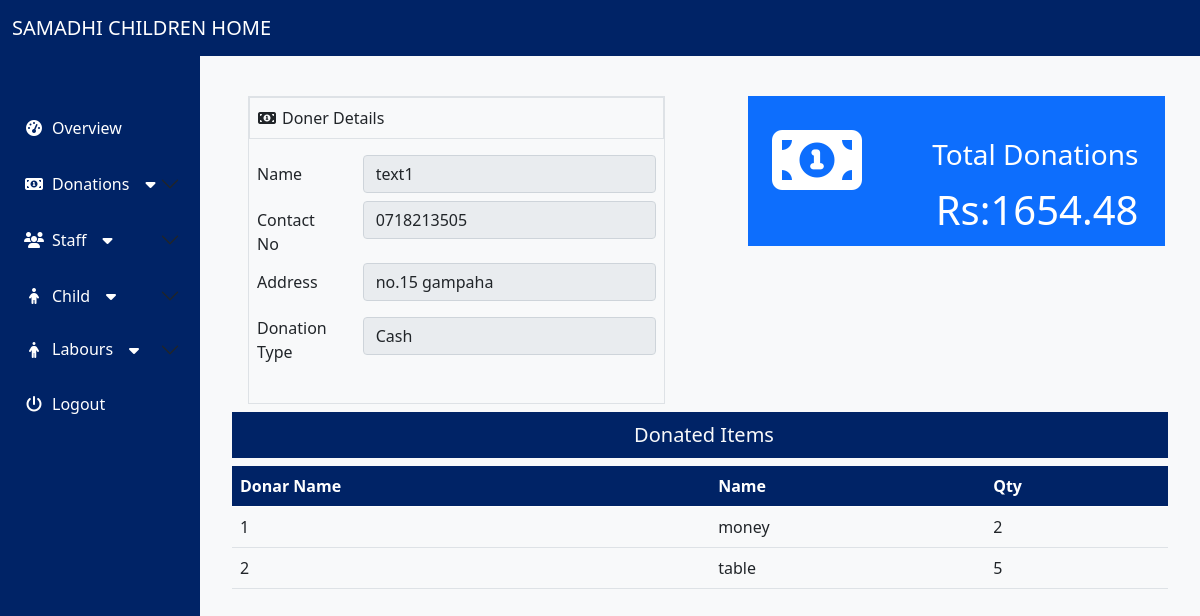
/main.php?view_donar=2, run on the app's committed database.
### tables this page shows
CREATE TABLE `donars` (
  `donar_id` int(11) NOT NULL,
  `donarName` varchar(50) NOT NULL,
  `contactNo` varchar(50) NOT NULL,
  `Address` varchar(50) NOT NULL,
  `donationType` varchar(50) NOT NULL,
  `amount` int(11) DEFAULT NULL,
  `date` datetime NOT NULL
);

CREATE TABLE `donations` (
  `id` int(11) NOT NULL,
  `name` varchar(50) NOT NULL,
  `qty` int(11) NOT NULL,
  `amount` double NOT NULL,
  `donar_id` varchar(12) NOT NULL,
  `date` date DEFAULT NULL
);

### viewDonar.php (the view)
<?php
if (isset($_GET['view_donar'])) {
    $view_id = $_GET['view_donar'];
    $sqlQuery = "SELECT * from donations WHERE donar_id='$view_id'";
    $resultSet = mysqli_query($Con, $sqlQuery) or die("database error:" . mysqli_error($Con));
    $get_data = "SELECT * from donars WHERE donar_id='$view_id'";
    $result = mysqli_query($Con, $get_data);
    $row = mysqli_fetch_array($result);
    $donarName = $row['donarName'];
    $contactNo = $row['contactNo'];
    $Address = $row['Address'];
    $donationType = $row['donationType'];
    $query = "SELECT SUM(amount) as amount from donations WHERE donar_id='$view_id'";
    $result_total = mysqli_query($Con, $query);
    $total = mysqli_fetch_array($result_total);
    $donar_total = $total['amount'];
}
?>
<div class="col-12 py-5"> </div>
<div class="d-flex flex-column">
    <div class="d-flex flex-row col-md-12">
        <div class="col-5 ms-5">
            <form>
                <fieldset disabled>
                    <div class="d-flex flex-column col-md-12 border">
                        <div class="bg-light py-2 border mb-2"><i id="arrow" class="fa fa-fw fa-money text-dark pe-4 ps-2"></i>Doner Details </div>
                        <div class="p-2">
                            <div class="form-group row">
                                <label for="inputPassword" class="col-sm-3 col-form-label">Name</label>
                                <div class="col-sm-9">
                                    <input type="text" class="form-control mb-2" value="<?php echo $donarName ?>">
                                </div>
                            </div>
                            <div class="form-group row">
                                <label for="inputPassword" class="col-sm-3 col-form-label">Contact No</label>
                                <div class="col-sm-9">
                                    <input type="text" class="form-control mb-2" value="<?php echo $contactNo ?>">
                                </div>
                            </div>
                            <div class="form-group row">
                                <label for="inputPassword" class="col-sm-3 col-form-label">Address</label>
                                <div class="col-sm-9">
                                    <input type="text" class="form-control mb-2" value="<?php echo $Address ?>">
                                </div>
                            </div>
                            <div class="form-group row mb-4">
                                <label for="inputPassword" class="col-sm-3 col-form-label">Donation Type</label>
                                <div class="col-sm-9 mt-2">
                                    <input type="text" class="form-control mb-2" value="<?php echo $donationType ?>">
                                </div>
                            </div>
                        </div>
                    </div>
                </fieldset>
            </form>
        </div>
        <div class="bg-light col-md-1">
        </div>
        <div class="bg-primary col-md-5 p-4 d-flex flex-row text-white" style="height: 150px;">
            <i class="fa fa-money fa-5x "></i>
            <span class="text-end  col-md-9 fs-1 "><span class="fs-3">Total Donations</span> <br><span id="total">
                    <?php if ($donar_total > 0) {
                        echo "Rs:" .$donar_total;
                    } else {
                        echo "Rs:0.00";
                    } ?></span> </span>
        </div>
    </div>
    <div class="col-12 d-flex justify-content-center align-content-center px-2">
        <div class="col-12 px-4 ">
            <div class="  mt-2 text-light fs-5 ps-2 mb-2 py-2 text-center navColor">
                Donated Items
            </div>
            <table id="data" class="table  table-hover">
                <thead class="navColor">
                    <tr>
                        <th>Donar Name</th>
                        <th>Name</th>
                        <th>Qty</th>
                    </tr>
                </thead>
                <tbody class="tb_data">
                    <?php while ($list = mysqli_fetch_assoc($resultSet)) { ?>
                        <tr>
                            <td>
                                <?php echo $list['id']; ?>
                            </td>
                            <td>
                                <?php echo $list['name']; ?>
                            </td>
                            <td>
                                <?php echo $list['qty']; ?>
                            </td>
                        </tr>
                    <?php } ?>
                </tbody>
            </table>
        </div>
    </div>
</div>
</body>
</html>

### main.php (style rules this page uses)
.navColor { background-color: #002366; color: white; }

### data on the page
donars: donarName "text1", contactNo "0718213505", Address "no.15 gampaha", donationType "Cash"
donations: id "1", name "money", qty "2"
donations: id "2", name "table", qty "5"

### other printed values
$donar_total "1654.48"
